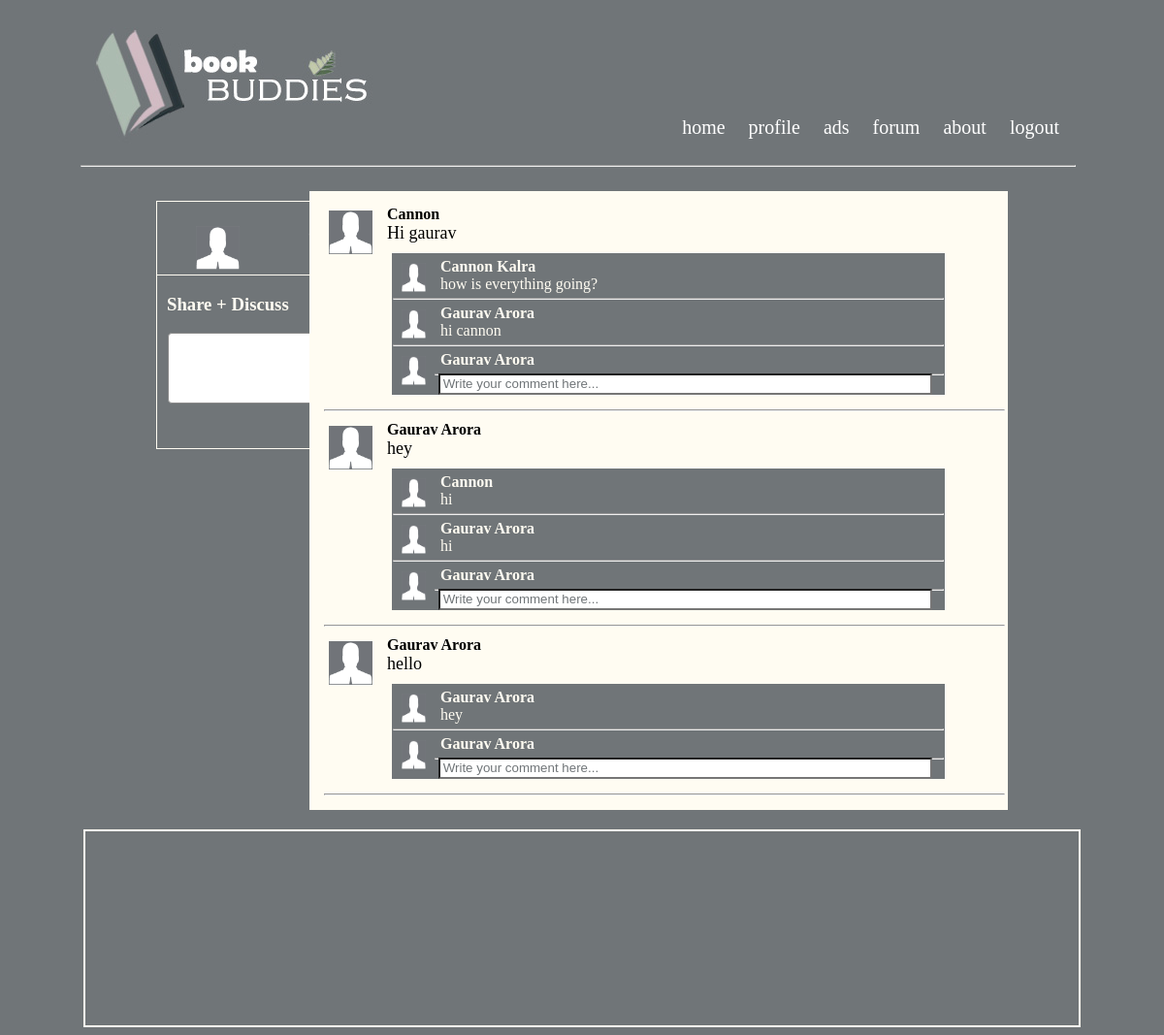
The page /pecswap/forum.php (signed in) on the database its author committed.
### tables this page shows
CREATE TABLE IF NOT EXISTS `students` (
  `id` int(11) NOT NULL AUTO_INCREMENT,
  `name` varchar(60) DEFAULT NULL,
  `sid` varchar(60) DEFAULT NULL,
  `email` varchar(80) DEFAULT NULL,
  `contact` varchar(12) DEFAULT NULL,
  `password` varchar(40) DEFAULT NULL,
  `profile_pic` varchar(80) DEFAULT NULL,
  PRIMARY KEY (`id`)
);

CREATE TABLE IF NOT EXISTS `status` (
  `status_no` int(11) NOT NULL AUTO_INCREMENT,
  `date` datetime DEFAULT NULL,
  `status` varchar(1000) DEFAULT NULL,
  `name` varchar(80) DEFAULT NULL,
  `sid` varchar(12) DEFAULT NULL,
  `profile_pic` varchar(80) DEFAULT NULL,
  PRIMARY KEY (`status_no`)
);

CREATE TABLE IF NOT EXISTS `comments` (
  `comment_no` int(11) NOT NULL AUTO_INCREMENT,
  `date` datetime DEFAULT NULL,
  `comment` varchar(500) DEFAULT NULL,
  `name` varchar(80) DEFAULT NULL,
  `sid` varchar(12) DEFAULT NULL,
  `posted_on` int(11) DEFAULT NULL,
  `profile_pic` varchar(80) DEFAULT NULL,
  PRIMARY KEY (`comment_no`)
);

### pecswap/forum.php (the view, shortened to what this page needs)
<?php
if(!isset($_SESSION['sid'])) {
	header('Location:login.php');
} else {
	$sid = $_SESSION['sid'];
	$conn = mysqli_connect(DB_HOST, DB_USER, DB_PASSWORD, DB_NAME) or die("Error connecting to the database");
}
?>
<!DOCTYPE html PUBLIC "-//W3C//DTD XHTML 1.0 Transitional//EN" "http://www.w3.org/TR/xhtml1/DTD/xhtml1-transitional.dtd">
<html xmlns="http://www.w3.org/1999/xhtml">
<head>
<link rel="stylesheet" type="text/css" href="_scripts/style.css" media="screen" />
<link rel="stylesheet" type="text/css" href="_scripts/style2.css" media="screen" />
</head>
<body>
<center>
<div id="main" align="center">
<div id="link" align="right">
<a href="index.php">home</a>
<a href="profile.php">profile</a>
<a href="ads.php">ads</a>
<a href="forum.php">forum</a>
<a href="about.php">about</a>
<?php
if(isset($_SESSION['sid'])) {
	echo '<a href="logout.php">logout</a>';
}
else {
	echo '<a href="signup.php">register</a>';
}
?>
</div>
<div id="top_left" align="left">
<img src="_images/_logo.jpg" />
</div>
<hr />
</div>
<div id="post_ad">
<?php
$query = "SELECT * FROM students where sid='$sid'";
$result = mysqli_query($conn,$query) or die("Error querying to the database");
while($row=mysqli_fetch_array($result)) {
	echo '<div class="members">';
	?><img src="profile_pic/<?php echo $row['profile_pic']; ?>" height="45" width="45" /><?php
	echo '<span class="members0">';
	echo $row['name'].'<br>';
	echo '<a href="profile.php" class="view">View profile</a>';
	echo '</span>';
	echo '</div>';
}
?>
<h3 align="left">Share + Discuss</h3>
<span><form method="post" action="forum.php">
<textarea name="status" id="status" rows="3" ></textarea><br />
</form></span>
</div>
<div id="main0">
<?php
$query="SELECT * FROM status ORDER BY date DESC LIMIT 4";
$result=mysqli_query($conn,$query);
while($row=mysqli_fetch_array($result)) {
	?><img src="profile_pic/<?php echo $row['profile_pic']; ?>" height="45" width="45" class="status_pic" /><?php
	echo '<p class="status1"><strong>'.$row['name'].'</strong><br>';
	echo $row['status'].'<br></p>';
	$status_no=$row['status_no'];
	$query1 = "SELECT * FROM comments WHERE posted_on='$status_no' ORDER BY date DESC LIMIT 2";
	$result1=mysqli_query($conn,$query1) or die("Error fetching comments");
	echo '<div class="comments">';
	while($row1=mysqli_fetch_array($result1)) {
		?><img src="profile_pic/<?php echo $row1['profile_pic']; ?>" height="30" width="25" class="status_pic" /><?php
		echo '<p class="status2"><strong>'.$row1['name'].'</strong><br>';
		echo $row1['comment'].'<br></p>';
		echo '<hr class="comment_hr">';
	}
	$sid=$_SESSION['sid'];
	$query2 = "SELECT * FROM students WHERE sid='$sid'";
	$result2 = mysqli_query($conn,$query2) or die("Error querying the database");
	$row2 = mysqli_fetch_array($result2) or die("Error fetching data");
	?>
    <img src="profile_pic/<?php echo $row2['profile_pic']; ?>" height="30" width="25" class="status_pic" /><?php
	echo '<p class="status2"><strong>'.$row2['name'].'</strong><br>';
	 ?>
	<form action="comment.php" method="post">
	<input type="text" name="comment" class="comment" value="Write your comment here..."
	onfocus="if(this.value=='Write your comment here...') { this.value=''; }"
	onblur="if(this.value=='') { this.value='Write your comment here...'; }" />
	</form>
	<?php
	echo '</p>';
	echo '</div>';
echo '<hr>';
}?>
</div>
<div id="footer">
</div>
</center>
</body>
</html>

### pecswap/_scripts/style.css (style rules this page uses)
body { background-color:#707578; font-family:Century Gothic; }
p { text-align:left; margin:8px; }
a { color:#fffcf2; }
#main { margin-top:10px; width:1024px; background-color:#707578; }
#main0 { padding-top:20px; margin-right:153px; width:700px; float:right; height:696px; background-color:#fffcf2; padding-left:20px; margin-top:-63px; margin-bottom:10px; clear:both; }
#top_left { margin-top:20px; }
#link { width:650px; float:right; margin-top:100px; margin-right:10px; }
#link a:link { color:#ffffff; text-decoration:none; font-size:20px; padding-top:60px; padding-left:10px; padding-right:10px; padding-bottom:10px; background-color:#707578; }
#post_ad { width:275px; float:left; height:50px; clear:both; margin:auto; margin-left:153px; margin-top:20px; margin-bottom:15px; color:#fffcf2; }
#footer { margin-top:10px; margin-bottom:0px; width:1024px; color:#fffcf2; height:200px; background-color:#707578; clear:both; border-width:2px; border-style:solid; border-color:#fffcf2; }
.members { height:50px; padding-top:5px; margin-top:20px; margin-bottom:0; border-bottom:#fffcf2 1px solid; }
span.members0 { width: 150px; float:right; }
.status_pic { float:left; }
.status1 { text-align:left; margin-left:60px; font-family:Calibri; margin-top:-5px; font-size:18px; }
hr { margin:15px; margin-right:3px; margin-left:-5px; }
.comments { width:550px; margin:auto; margin-top:10px; background:#707578; color:#fffcf2; padding:10px; font-size:14px; }
.status2 { text-align:left; margin-left:40px; font-family:Calibri; margin-top:-5px; font-size:16px; }
strong { font-size:18px; }
.comment_hr { line-height:0.2em; margin:1px; margin-top:-3px; margin-left:-9px; margin-right:-9px; margin-bottom:10px; color:#8a8a8a; }

### pecswap/_scripts/style2.css (style rules this page uses)
#main0 { width:500px; margin:auto; height: 240px; margin-top: 50px; margin-bottom:50px; }

### pecswap/forum.php (style rules this page uses)
#post_ad { border:1px solid #fffcf2; height:auto; margin-left:153px; }
input { -moz-border-radius:3px; -webkit-border-radius:3px; margin:6px; height:20px; padding:0.2em; }
input[type="text"],input[type="password"], { width:140px; }
textarea { -moz-border-radius:4px; -webkit-border-radius:4px; border:1px solid #8a8a8a; font-size:18px; padding:0.3em; width:240px; }
#main0 { margin-top:-281px; margin-right:153px; margin-bottom:20px; width:700px; height:auto; }
h3 { margin-left:10px; }
.view { font-size:13px; font-family:Calibri; }
.comment { width:500px; height:12px; float:left; margin-left:38px; margin-top:-12px; -moz-border-radius:0; -webkit-border-radius:0; color:#707578; }
strong { text-decoration:none; font-size:medium; }

### rows shown on the page
students: profile_pic (placeholder picture)
status: profile_pic (placeholder picture), name "Cannon", status "Hi gaurav", students.profile_pic (placeholder picture), students.name "Gaurav Arora"
comments: profile_pic (placeholder picture), name "Cannon Kalra", comment "how is everything going?"
comments: profile_pic (placeholder picture), name "Gaurav Arora", comment "hi cannon"
status: profile_pic (placeholder picture), name "Gaurav Arora", status "hey", students.profile_pic (placeholder picture), students.name "Gaurav Arora"
comments: profile_pic (placeholder picture), name "Cannon", comment "hi"
comments: profile_pic (placeholder picture), name "Gaurav Arora", comment "hi"
status: profile_pic (placeholder picture), name "Gaurav Arora", status "hello", students.profile_pic (placeholder picture), students.name "Gaurav Arora"
comments: profile_pic (placeholder picture), name "Gaurav Arora", comment "hey"
